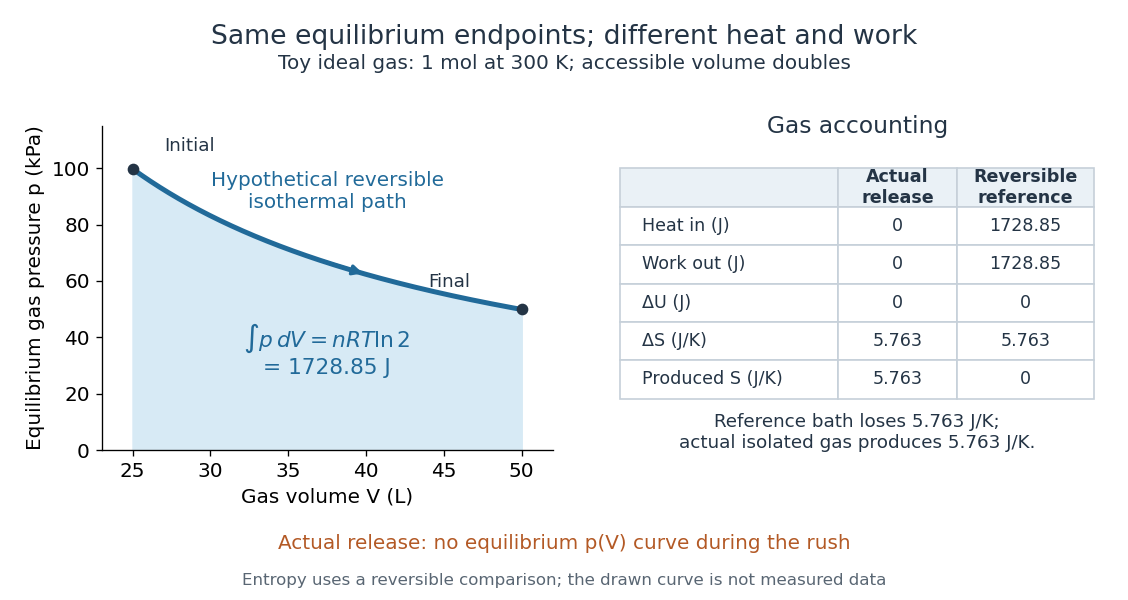

This figure's Python source:
"""Compare free expansion with the reversible path used to compute entropy.

Tested with Python 3.14.4, Matplotlib 3.10.7, NumPy 2.3.5.
Run from _media; writes free-expansion-entropy-reference-path.png to CWD.
Stipulated ideal-gas example, not measurements: n=1 mol, T=300 K,
V1=0.025 m^3, V2=2V1, R=8.314 J/(mol K).
"""

from pathlib import Path

import matplotlib.pyplot as plt
import numpy as np


def main():
    plt.rcParams.update({"font.size": 12, "figure.facecolor": "white",
                         "axes.facecolor": "white", "savefig.facecolor": "white",
                         "text.color": "#243445"})
    n, temperature, gas_constant, v1 = 1.0, 300.0, 8.314, 0.025
    v2 = 2 * v1
    volumes = np.linspace(v1, v2, 2001)
    pressures = n * gas_constant * temperature / volumes / 1000  # kPa
    entropy = n * gas_constant * np.log(v2 / v1)
    work = temperature * entropy
    assert abs(np.trapezoid(pressures * 1000, volumes) - work) < 0.00004
    assert np.allclose(pressures[[0, -1]], [99.768, 49.884])
    fig = plt.figure(figsize=(9.4, 5.0), dpi=120)
    fig.suptitle("Same equilibrium endpoints; different heat and work",
                 fontsize=16, y=0.96)
    fig.text(0.5, 0.885, "Toy ideal gas: 1 mol at 300 K; accessible volume doubles",
             ha="center", fontsize=12)
    ax = fig.add_axes([0.09, 0.25, 0.40, 0.54])
    blue = "#216a99"
    ax.fill_between(volumes * 1000, 0, pressures, color="#d7eaf5")
    ax.plot(volumes * 1000, pressures, color=blue, lw=3)
    ax.scatter([v1 * 1000, v2 * 1000], pressures[[0, -1]], color="#243445", zorder=4)
    ax.annotate("Initial", (25, pressures[0]), xytext=(27, 106), fontsize=11)
    ax.annotate("Final", (50, pressures[-1]), xytext=(44, 58), fontsize=11)
    ax.text(37.5, 86, "Hypothetical reversible\nisothermal path", ha="center",
             color=blue, fontsize=12)
    ax.text(37.5, 27, r"$\int p\,dV=nRT\ln 2$" + f"\n= {work:.2f} J",
             ha="center", color=blue, fontsize=13)
    ax.annotate("", xy=(40, n * gas_constant * temperature / 0.04 / 1000),
                xytext=(37, n * gas_constant * temperature / 0.037 / 1000),
                arrowprops={"arrowstyle": "-|>", "color": blue, "lw": 2})
    ax.set(xlim=(23, 52), ylim=(0, 115), xlabel="Gas volume V (L)",
           ylabel="Equilibrium gas pressure p (kPa)")
    ax.spines[["top", "right"]].set_visible(False)
    ax.set_xticks([25, 30, 35, 40, 45, 50])

    ledger = fig.add_axes([0.55, 0.20, 0.42, 0.59])
    ledger.axis("off")
    ledger.text(0.5, 0.98, "Gas accounting", ha="center", fontsize=14)
    rows = [["Heat in (J)", "0", f"{work:.2f}"],
            ["Work out (J)", "0", f"{work:.2f}"],
            ["ΔU (J)", "0", "0"],
            ["ΔS (J/K)", f"{entropy:.3f}", f"{entropy:.3f}"],
            ["Produced S (J/K)", f"{entropy:.3f}", "0"]]
    table = ledger.table(cellText=rows, colLabels=["", "Actual\nrelease", "Reversible\nreference"],
                         colWidths=[0.46, 0.25, 0.29], cellLoc="center",
                         bbox=[0, 0.23, 1, 0.65])
    table.auto_set_font_size(False)
    table.set_fontsize(10.5)
    for (row, column), cell in table.get_celld().items():
        cell.set_edgecolor("#c6d0d9")
        if row == 0:
            cell.set_facecolor("#eaf1f6")
            cell.set_text_props(weight="bold")
        elif column == 0:
            cell.set_text_props(ha="left")
    ledger.text(0.5, 0.09, "Reference bath loses 5.763 J/K;\nactual isolated gas produces 5.763 J/K.",
                 ha="center", fontsize=11)
    fig.text(0.5, 0.085, "Actual release: no equilibrium p(V) curve during the rush",
             ha="center", fontsize=12, color="#b35925")
    fig.text(0.5, 0.025, "Entropy uses a reversible comparison; the drawn curve is not measured data",
             ha="center", fontsize=10, color="#596673")
    fig.savefig(Path(__file__).with_suffix(".png").name, transparent=False)
    plt.close(fig)


if __name__ == "__main__":
    main()
